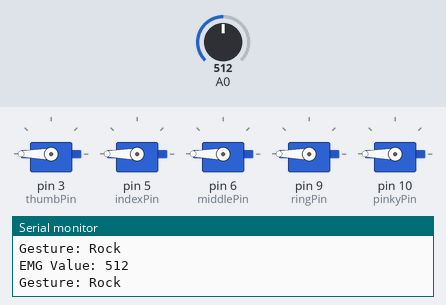
Simulated run of this sketch. Board: Arduino Uno, built with avr-gcc and run on an emulated ATmega328P. On the bench: 5 × servo, the last lines printed to the serial monitor. Inputs (shaded band) come from the test bench; at power-on: A0 = 512.

Above: at 1.3 s.
1.4 s: A0 set to 213
2.9 s: A0 set to 182
At 3.3 s:
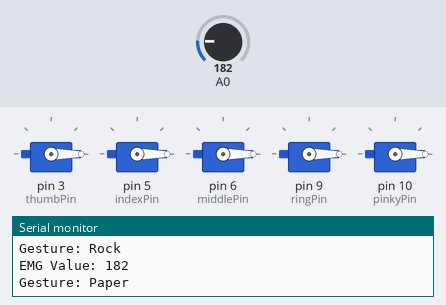
4.5 s: A0 set to 109
6.0 s: A0 set to 90
At 7.0 s:
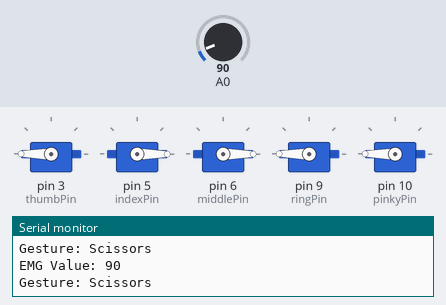
7.5 s: A0 set to 110
At 8.2 s:
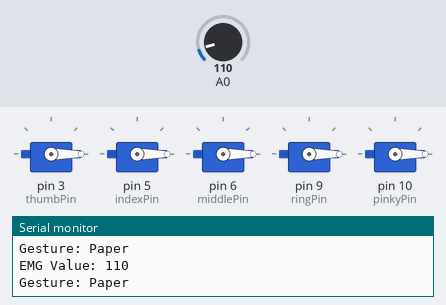
9.0 s: A0 set to 210
At 9.4 s:
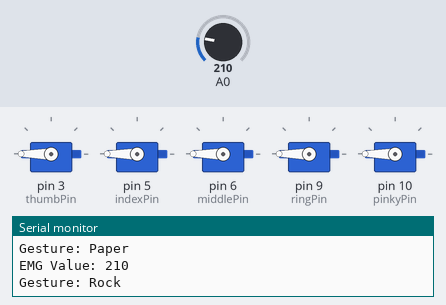
Timing chart, 0 to 11.5 s (numbered marks = the images above; inputs shaded):
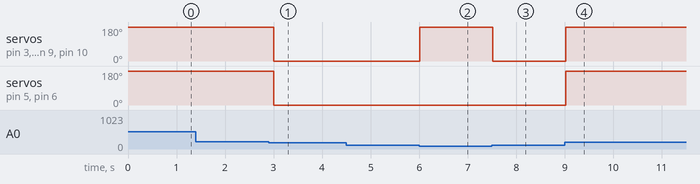

Measured:
- the behaviour switches between 201 and 200 on A0 (found by bisection; images 0 and 1)
- the behaviour switches between 100 and 99 on A0 (found by bisection; images 1 and 2)
- after the input at 2.9 s, servo on pin 3 (thumbPin), servo on pin 5 (indexPin), servo on pin 6 (middlePin), servo on pin 9 (ringPin), servo on pin 10 (pinkyPin): 180° → 0° after 0.11 s
- after the input at 6.0 s, servo on pin 3 (thumbPin), servo on pin 9 (ringPin), servo on pin 10 (pinkyPin): 0° → 180° at once
- after the input at 7.5 s, servo on pin 3 (thumbPin), servo on pin 9 (ringPin), servo on pin 10 (pinkyPin): 180° → 0° at once
- after the input at 9.0 s, servo on pin 3 (thumbPin), servo on pin 5 (indexPin), servo on pin 6 (middlePin), servo on pin 9 (ringPin), servo on pin 10 (pinkyPin): 0° → 180° at once

The sketch:

5MotorMovement.ino
```cpp
#include <Servo.h>

// Code tested for second sprint review.
// Can move motors based on rock, paper, scissors movement

// Define servo objects
Servo thumbServo;
Servo indexServo;
Servo middleServo;
Servo ringServo;
Servo pinkyServo;

// Places where servos are connected
const int thumbPin = 3;
const int indexPin = 5;
const int middlePin = 6;
const int ringPin = 9;
const int pinkyPin = 10;

const int OPEN_POS = 0;     // Servo open position
const int CLOSED_POS = 180;  // Servos closed position

void setup() {
  // Attach servos to their ports
  thumbServo.attach(thumbPin);
  indexServo.attach(indexPin);
  middleServo.attach(middlePin);
  ringServo.attach(ringPin);
  pinkyServo.attach(pinkyPin);

  // Set all servos to open
  thumbServo.write(OPEN_POS);
  indexServo.write(OPEN_POS);
  middleServo.write(OPEN_POS);
  ringServo.write(OPEN_POS);
  pinkyServo.write(OPEN_POS);

  Serial.begin(115200);
}

void loop() {
  // Read and print EMG data from A0 pin
  int emgValue = analogRead(A0);
  Serial.print("EMG Value: ");
  Serial.println(emgValue);

  // Determine gesture based on threshold EMG value
  if (emgValue >= 100 && emgValue <= 200) { // Show paper gesture
    Serial.println("Gesture: Paper");
    showPaper();
  } else if (emgValue < 100) { // Show scissor gesture
    Serial.println("Gesture: Scissors");
    showScissors();
  } else if (emgValue > 190) { // Show rock gesture
    Serial.println("Gesture: Rock");
    showRock();
  } else {
    Serial.println("Gesture: None");
  }

  delay(500);
}

// Function to show Paper gesture
void showPaper() {
  thumbServo.write(OPEN_POS);
  indexServo.write(OPEN_POS);
  middleServo.write(OPEN_POS);
  ringServo.write(OPEN_POS);
  pinkyServo.write(OPEN_POS);
}

// Function to show Scissors gesture
void showScissors() {
  thumbServo.write(CLOSED_POS);
  indexServo.write(OPEN_POS);
  middleServo.write(OPEN_POS);
  ringServo.write(CLOSED_POS);
  pinkyServo.write(CLOSED_POS);
}

// Function to show Rock gesture
void showRock() {
  thumbServo.write(CLOSED_POS);
  indexServo.write(CLOSED_POS);
  middleServo.write(CLOSED_POS);
  ringServo.write(CLOSED_POS);
  pinkyServo.write(CLOSED_POS);
}
```
